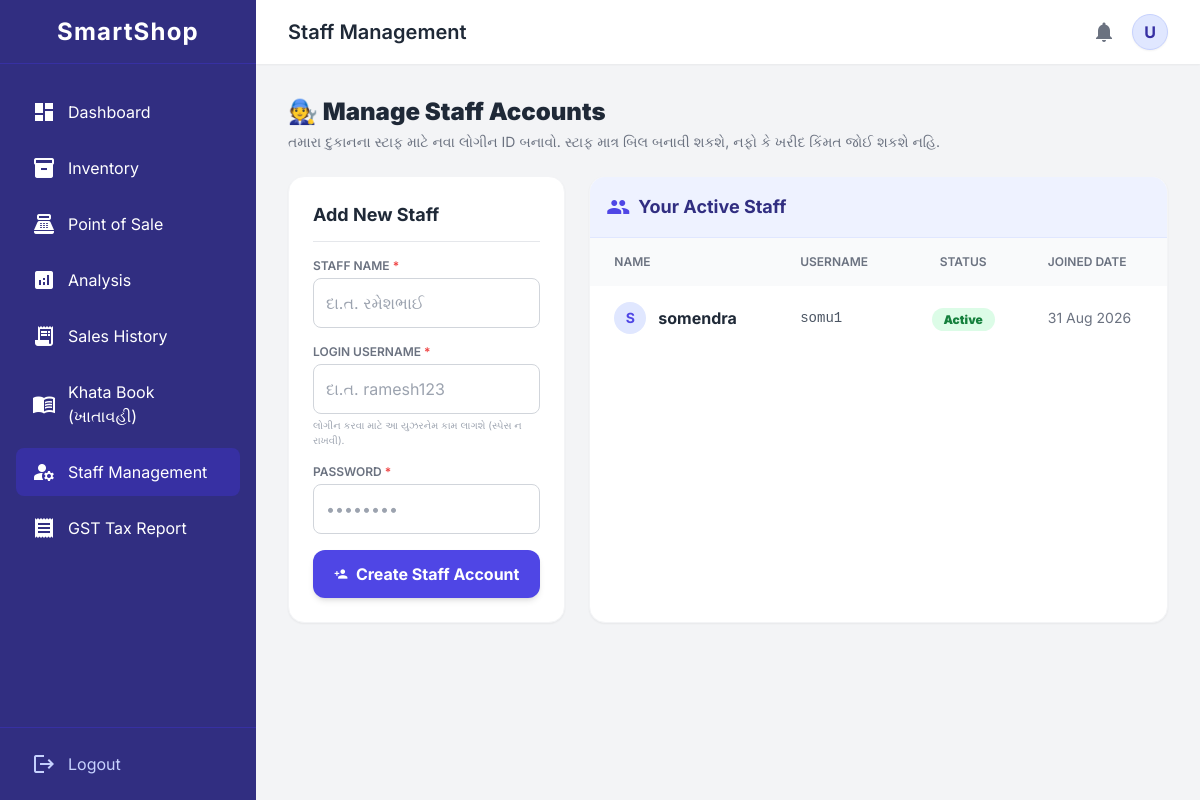
Page /staff-management/ (signed in) on the committed database.
### Account/models.py (models this page shows, shortened)
class ShopUser(AbstractUser):
    BUSINESS_CHOICES = [
        ('General', 'General Store / Hardware'),
        ('Food', 'Food / Pharmacy / FMCG'),
        ('Electronics', 'Electronics / Mobile / IT'),
        ('Apparel', 'Apparel / Footwear'),
    ]
    shop_name = models.CharField(max_length=150)
    contact_no = models.CharField(max_length=15)
    business_type = models.CharField(max_length=50, choices=BUSINESS_CHOICES, default='General')
    street = models.CharField(max_length=150, blank=True)
    city = models.CharField(max_length=100, blank=True)
    state = models.CharField(max_length=100, blank=True)
    pin_code = models.CharField(max_length=10, blank=True)
    is_shop_staff = models.BooleanField(default=False, help_text="ટીક કરો જો આ એકાઉન્ટ દુકાનના સ્ટાફ/વર્કરનું હોય")
    parent_shop = models.ForeignKey(
        'self',
        on_delete=models.CASCADE,
        null=True,
        blank=True,
        related_name='staff_members',
        help_text="જો આ સ્ટાફ હોય, તો તેના મુખ્ય માલિક (Owner) કયા છે?"
    )

### Account/views.py (the view, shortened to what this page needs)
# urls.py: path('staff-management/', views.staff_management, name='staff_management'),
@login_required
def staff_management(request):
    if getattr(request.user, 'is_shop_staff', False):
        messages.error(request, "તમને આ પેજ જોવા માટેની મંજૂરી નથી!")
        return redirect('sales')
    staff_list = ShopUser.objects.filter(parent_shop=request.user, is_shop_staff=True).order_by('-date_joined')
    return render(request, 'staff_management.html', {'staff_list': staff_list})

### Templates/staff_management.html (shortened to what this page needs)
{% extends 'base.html' %}
{% block header_title %}Staff Management{% endblock %}
{% block content %}
<div class="max-w-6xl mx-auto space-y-6 animate-fade-in-up">
    <div class="flex items-center justify-between">
        <div>
            <h2 class="text-2xl font-black text-gray-800">🧑‍🔧 Manage Staff Accounts</h2>
            <p class="text-gray-500 mt-1 text-sm">તમારા દુકાનના સ્ટાફ માટે નવા લોગીન ID બનાવો. સ્ટાફ માત્ર બિલ બનાવી શકશે, નફો કે ખરીદ કિંમત જોઈ શકશે નહિ.</p>
        </div>
    </div>
    <div class="grid grid-cols-1 lg:grid-cols-3 gap-6">
        <div class="lg:col-span-1 bg-white p-6 rounded-2xl shadow-sm border border-gray-100 h-fit">
            <h3 class="text-lg font-bold text-gray-800 border-b pb-3 mb-4">Add New Staff</h3>
            <form method="POST" action="{% url 'staff_management' %}" class="space-y-4">
                <div>
                    <label class="block text-xs font-semibold text-gray-500 uppercase mb-1">Staff Name <span class="text-red-500">*</span></label>
                    <input type="text" name="first_name" required placeholder="દા.ત. રમેશભાઈ" class="w-full border border-gray-300 rounded-lg p-3 text-gray-800 focus:border-indigo-500 focus:ring-2 focus:ring-indigo-200 outline-none transition">
                </div>
                <div>
                    <label class="block text-xs font-semibold text-gray-500 uppercase mb-1">Login Username <span class="text-red-500">*</span></label>
                    <input type="text" name="username" required placeholder="દા.ત. ramesh123" class="w-full border border-gray-300 rounded-lg p-3 text-gray-800 focus:border-indigo-500 focus:ring-2 focus:ring-indigo-200 outline-none transition lowercase">
                    <p class="text-[10px] text-gray-400 mt-1">લોગીન કરવા માટે આ યુઝરનેમ કામ લાગશે (સ્પેસ ન રાખવી).</p>
                </div>
                <div>
                    <label class="block text-xs font-semibold text-gray-500 uppercase mb-1">Password <span class="text-red-500">*</span></label>
                    <input type="password" name="password" required placeholder="••••••••" class="w-full border border-gray-300 rounded-lg p-3 text-gray-800 focus:border-indigo-500 focus:ring-2 focus:ring-indigo-200 outline-none transition">
                </div>
                <button type="submit" class="w-full bg-indigo-600 hover:bg-indigo-700 text-white font-bold py-3 px-4 rounded-xl shadow-md transition flex items-center justify-center gap-2">
                    <span class="material-icons text-sm">person_add</span> Create Staff Account
                </button>
            </form>
        </div>
        <div class="lg:col-span-2 bg-white rounded-2xl shadow-sm border border-gray-100 overflow-hidden">
            <div class="bg-indigo-50 p-4 border-b border-indigo-100 flex items-center gap-2">
                <span class="material-icons text-indigo-600">group</span>
                <h3 class="text-lg font-bold text-indigo-900">Your Active Staff</h3>
            </div>
            <div class="p-0 overflow-x-auto">
                <table class="w-full text-left whitespace-nowrap">
                    <thead class="bg-gray-50 text-gray-500 text-xs uppercase">
                        <tr>
                            <th class="px-6 py-4 font-semibold">Name</th>
                            <th class="px-6 py-4 font-semibold">Username</th>
                            <th class="px-6 py-4 font-semibold text-center">Status</th>
                            <th class="px-6 py-4 font-semibold">Joined Date</th>
                        </tr>
                    </thead>
                    <tbody class="divide-y divide-gray-100">
                        {% for staff in staff_list %}
                        <tr class="hover:bg-indigo-50/30 transition">
                            <td class="px-6 py-4">
                                <div class="flex items-center gap-3">
                                    <div class="h-8 w-8 rounded-full bg-indigo-100 text-indigo-600 flex items-center justify-center font-bold text-sm">
                                        {{ staff.first_name|make_list|first|upper }}
                                    </div>
                                    <span class="font-bold text-gray-800">{{ staff.first_name }}</span>
                                </div>
                            </td>
                            <td class="px-6 py-4 text-sm font-mono text-gray-600">{{ staff.username }}</td>
                            <td class="px-6 py-4 text-center">
                                <span class="bg-green-100 text-green-700 px-3 py-1 rounded-full text-xs font-black">Active</span>
                            </td>
                            <td class="px-6 py-4 text-sm text-gray-500">{{ staff.date_joined|date:"d M Y" }}</td>
                        </tr>
                        {% endfor %}
                    </tbody>
                </table>
            </div>
        </div>
    </div>
</div>
{% endblock %}

### Templates/base.html (shortened to what this page needs)
<!DOCTYPE html>
<html lang="en">
<head>
    <script src="https://cdn.tailwindcss.com"></script>
</head>
<body class="flex h-screen overflow-hidden relative">
    <aside id="sidebar" class="w-64 bg-indigo-900 text-white flex flex-col absolute inset-y-0 left-0 transform -translate-x-full md:relative md:translate-x-0 transition duration-300 ease-in-out z-30 shadow-2xl md:shadow-none h-full">
        <div class="h-16 flex items-center justify-between md:justify-center px-4 border-b border-indigo-800">
            <h1 class="text-2xl font-bold tracking-wider">SmartShop</h1>
        </div>
        <nav class="flex-1 px-4 py-6 space-y-2 overflow-y-auto">
            <a href="{% url 'home' %}" class="flex items-center gap-3 px-4 py-3 rounded-lg transition hover:bg-indigo-800 {% if request.resolver_match.url_name == 'home' %}bg-indigo-800{% endif %}">
                <span class="material-icons">dashboard</span>
                <span>Dashboard</span>
            </a>
            <a href="{% url 'inventory' %}" class="flex items-center gap-3 px-4 py-3 rounded-lg transition hover:bg-indigo-800 {% if request.resolver_match.url_name == 'inventory' %}bg-indigo-800{% endif %}">
                <span class="material-icons">inventory_2</span>
                <span>Inventory</span>
            </a>
            <a href="{% url 'sales' %}" class="flex items-center gap-3 px-4 py-3 rounded-lg transition hover:bg-indigo-800 {% if request.resolver_match.url_name == 'sales' %}bg-indigo-800{% endif %}">
                <span class="material-icons">point_of_sale</span>
                <span>Point of Sale</span>
            </a>
            {% if not request.user.is_shop_staff %}
            <a href="{% url 'analysis' %}" class="flex items-center gap-3 px-4 py-3 rounded-lg transition hover:bg-indigo-800 {% if request.resolver_match.url_name == 'analysis' %}bg-indigo-800{% endif %}">
                <span class="material-icons">analytics</span>
                <span>Analysis</span>
            </a>
            {% endif %}
            <a href="{% url 'sales_history' %}" class="flex items-center gap-3 px-4 py-3 rounded-lg transition hover:bg-indigo-800 {% if request.resolver_match.url_name == 'sales_history' %}bg-indigo-800{% endif %}">
                <span class="material-icons">receipt_long</span>
                <span>Sales History</span>
            </a>
            <a href="{% url 'khata_dashboard' %}" class="flex items-center gap-3 px-4 py-3 rounded-lg transition hover:bg-indigo-800 ">
                <span class="material-icons">menu_book</span>
                <span>Khata Book (ખાતાવહી)</span>
            </a>
            {% if not request.user.is_shop_staff %}
            <a href="{% url 'staff_management' %}" class="flex items-center gap-3 px-4 py-3 rounded-lg transition hover:bg-indigo-800 {% if request.resolver_match.url_name == 'staff_management' %}bg-indigo-800{% endif %}">
                <span class="material-icons">manage_accounts</span>
                <span>Staff Management</span>
            </a>
            {% endif %}
            {% if not request.user.is_shop_staff %}
            <a href="{% url 'gst_report' %}" class="flex items-center gap-3 px-4 py-3 rounded-lg transition hover:bg-indigo-800 {% if request.resolver_match.url_name == 'gst_report' %}bg-indigo-800{% endif %}">
                <span class="material-icons">receipt</span>
                <span>GST Tax Report</span>
            </a>
            {% endif %}
        </nav>
        <div class="p-4 border-t border-indigo-800">
            <a href="{% url 'logout' %}" class="flex items-center gap-3 px-4 py-2 text-indigo-200 hover:text-white transition">
                <span class="material-icons">logout</span>
                <span>Logout</span>
            </a>
        </div>
    </aside>
    <div class="flex-1 flex flex-col w-full h-full overflow-hidden">
        <header class="h-16 bg-white shadow-sm flex items-center justify-between px-4 md:px-8 z-10">
            <div class="flex items-center gap-4">
                <h2 class="text-xl font-semibold text-gray-800 truncate max-w-[200px] md:max-w-none">{% block header_title %}Welcome{% endblock %}</h2>
            </div>
            <div class="flex items-center gap-4">
                <span class="material-icons text-gray-500 cursor-pointer hover:text-indigo-600 transition">notifications</span>
                <div class="relative">
                    <div id="profileButton" onclick="toggleDropdown(event)" class="h-9 w-9 bg-indigo-100 text-indigo-800 rounded-full flex items-center justify-center font-bold shadow-sm border border-indigo-200 cursor-pointer hover:bg-indigo-200 transition" title="{{ request.user.username }}">
                        {{ request.user.username|make_list|first|upper }}
                    </div>
                </div>
            </div>
        </header>
        <main class="flex-1 p-4 md:p-8 overflow-y-auto w-full">
            {% block content %}
            {% endblock %}
        </main>
    </div>
</body>
</html>

### Templates/base.html (style rules this page uses)
body { font-family: 'Inter', sans-serif; background-color: #f3f4f6; }

### rows in the picture
ShopUser: user.username|make_list "U"
ShopUser: first_name|make_list "S", first_name "somendra", username "somu1", date_joined "31 Aug 2026"
